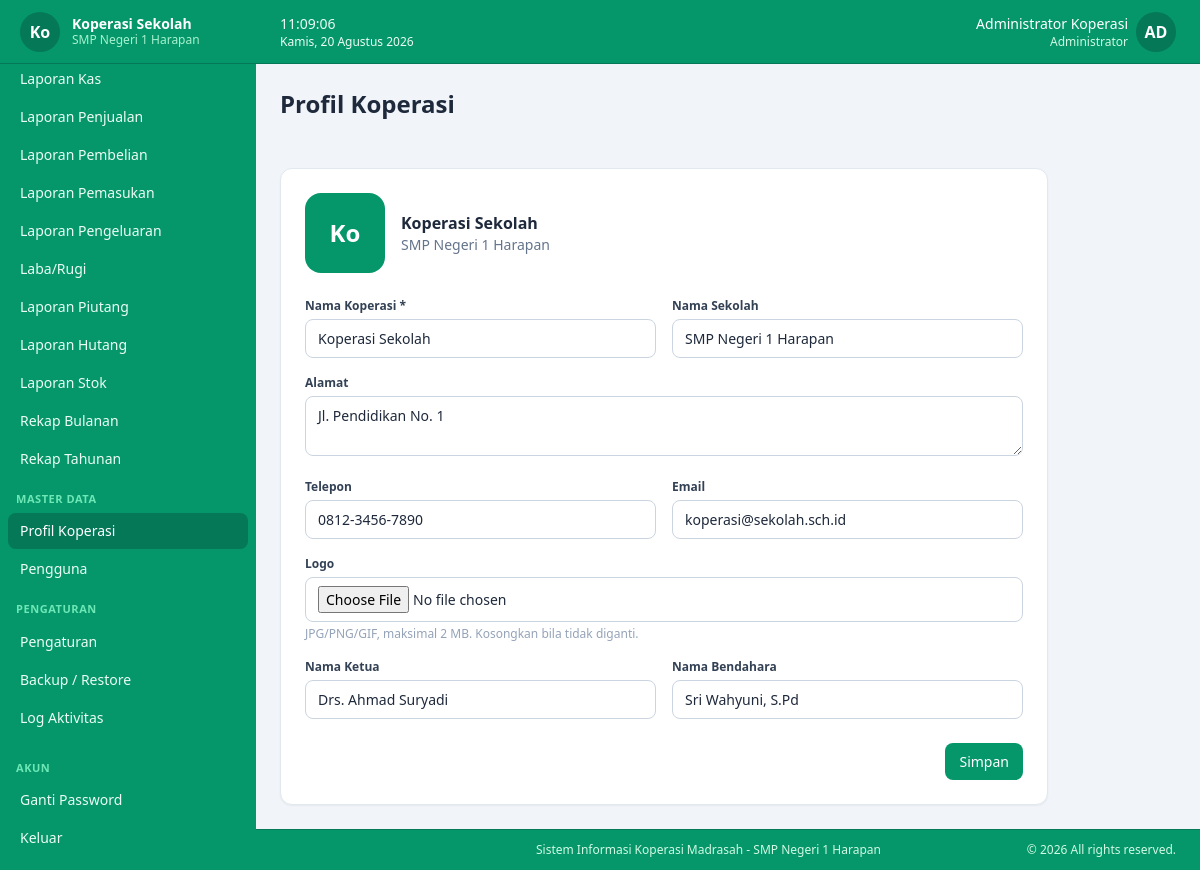
The app's page /profil (signed in) with its own data.
### tables this page shows
CREATE TABLE koperasi_profile (
  id             TINYINT UNSIGNED NOT NULL DEFAULT 1,
  nama_koperasi  VARCHAR(100)     NOT NULL DEFAULT '',
  nama_sekolah   VARCHAR(150)     NOT NULL DEFAULT '',
  alamat         TEXT             NULL,
  telepon        VARCHAR(30)      NULL,
  email          VARCHAR(100)     NULL,
  logo           VARCHAR(255)     NULL,
  nama_ketua     VARCHAR(100)     NULL,
  nama_bendahara VARCHAR(100)     NULL,
  created_at     TIMESTAMP        NOT NULL DEFAULT CURRENT_TIMESTAMP,
  updated_at     TIMESTAMP        NOT NULL DEFAULT CURRENT_TIMESTAMP ON UPDATE CURRENT_TIMESTAMP,
  PRIMARY KEY (id)
);

CREATE TABLE users (
  id                   BIGINT UNSIGNED NOT NULL AUTO_INCREMENT,
  role_id              TINYINT UNSIGNED NOT NULL,
  username             VARCHAR(50)      NOT NULL UNIQUE,
  name                 VARCHAR(100)     NOT NULL,
  password_hash        VARCHAR(255)     NOT NULL,
  must_change_password TINYINT(1)       NOT NULL DEFAULT 0,
  is_active            TINYINT(1)       NOT NULL DEFAULT 1,
  created_at           TIMESTAMP        NOT NULL DEFAULT CURRENT_TIMESTAMP,
  updated_at           TIMESTAMP        NOT NULL DEFAULT CURRENT_TIMESTAMP ON UPDATE CURRENT_TIMESTAMP,
  PRIMARY KEY (id),
  CONSTRAINT fk_users_role FOREIGN KEY (role_id) REFERENCES roles(id) ON UPDATE CASCADE
);

CREATE TABLE roles (
  id            TINYINT UNSIGNED NOT NULL AUTO_INCREMENT,
  name          VARCHAR(50)      NOT NULL UNIQUE,
  description   VARCHAR(255)     NULL,
  created_at    TIMESTAMP        NOT NULL DEFAULT CURRENT_TIMESTAMP,
  updated_at    TIMESTAMP        NOT NULL DEFAULT CURRENT_TIMESTAMP ON UPDATE CURRENT_TIMESTAMP,
  PRIMARY KEY (id)
);

### app/views/profil/index.php (the view, shortened to what the rows shown need)
<?php
$p = $profile;
?>
<div class="max-w-3xl">
    <div class="bg-white rounded-xl shadow-sm border border-slate-200 p-6">
        <div class="flex items-center gap-4 mb-6">
            <?php if (!empty($p['logo']) && file_exists(UPLOAD_DIR . '/' . $p['logo'])): ?>
                <img src="<?= asset('uploads/' . e($p['logo'])) ?>" class="h-20 w-20 rounded-2xl object-cover" alt="logo">
            <?php else: ?>
                <div class="h-20 w-20 rounded-2xl bg-emerald-600 text-white flex items-center justify-center text-2xl font-bold">
                    <?= e(mb_substr($p['nama_koperasi'] ?? 'KS', 0, 2)) ?>
                </div>
            <?php endif; ?>
            <div>
                <h2 class="font-semibold text-slate-800"><?= e($p['nama_koperasi'] ?? '-') ?></h2>
                <p class="text-sm text-slate-500"><?= e($p['nama_sekolah'] ?? '') ?></p>
            </div>
        </div>
        <form method="post" action="<?= url('profil') ?>" enctype="multipart/form-data" class="grid grid-cols-1 sm:grid-cols-2 gap-4">
            <div>
                <label class="label">Nama Koperasi *</label>
                <input type="text" name="nama_koperasi" class="input" value="<?= e($p['nama_koperasi']) ?>" required>
            </div>
            <div>
                <label class="label">Nama Sekolah</label>
                <input type="text" name="nama_sekolah" class="input" value="<?= e($p['nama_sekolah']) ?>">
            </div>
            <div class="sm:col-span-2">
                <label class="label">Alamat</label>
                <textarea name="alamat" class="input" rows="2"><?= e($p['alamat']) ?></textarea>
            </div>
            <div>
                <label class="label">Telepon</label>
                <input type="text" name="telepon" class="input" value="<?= e($p['telepon']) ?>">
            </div>
            <div>
                <label class="label">Email</label>
                <input type="email" name="email" class="input" value="<?= e($p['email']) ?>">
            </div>
            <div>
                <label class="label">Nama Ketua</label>
                <input type="text" name="nama_ketua" class="input" value="<?= e($p['nama_ketua']) ?>">
            </div>
            <div>
                <label class="label">Nama Bendahara</label>
                <input type="text" name="nama_bendahara" class="input" value="<?= e($p['nama_bendahara']) ?>">
            </div>
        </form>
    </div>
</div>

### app/views/layouts/app.php (shortened to what the rows shown need)
<?php
$user = current_user();
$profile = koperasi_profile();
?>
<!DOCTYPE html>
<html lang="id">
<head>
<script src="<?= asset('assets/js/tailwind.min.js') ?>"></script>
<link rel="stylesheet" href="<?= asset('assets/vendor/sweetalert2/sweetalert2.min.css') ?>">
<link rel="stylesheet" href="<?= asset('assets/css/app.css') ?>">
</head>
<body class="bg-slate-100 text-slate-800 flex flex-col min-h-screen">
<div id="sidebar" class="fixed inset-y-0 left-0 z-40 w-64 bg-emerald-600 text-emerald-50 transform -translate-x-full lg:translate-x-0 transition-transform duration-200 flex flex-col">
    <div class="flex items-center gap-3 px-5 h-16 border-b border-emerald-700 shrink-0 sticky top-0 bg-emerald-600 z-10">
        <?php if (!empty($profile['logo']) && file_exists(UPLOAD_DIR . '/' . $profile['logo'])): ?>
            <img src="<?= asset('uploads/' . e($profile['logo'])) ?>" class="h-10 w-10 shrink-0 object-contain drop-shadow-[0_0_4px_rgba(255,255,255,0.8)]" alt="logo">
        <?php else: ?>
            <div class="h-10 w-10 shrink-0 rounded-full bg-emerald-700 flex items-center justify-center font-bold text-white"><?= e(mb_substr($profile['nama_koperasi'] ?? 'KS', 0, 2)) ?></div>
        <?php endif; ?>
        <div class="min-w-0">
            <div class="font-semibold text-sm leading-tight text-white truncate"><?= e($profile['nama_koperasi'] ?? APP_NAME) ?></div>
            <div class="text-xs text-emerald-200 truncate"><?= e($profile['nama_sekolah'] ?? '') ?></div>
        </div>
    </div>
</div>
<div class="lg:pl-64 flex flex-col flex-1 min-h-0">
    <header class="sticky top-0 z-20 bg-emerald-600 border-b border-emerald-700 px-4 sm:px-6 h-16 flex items-center justify-between shrink-0">
        <div class="flex items-center gap-4">
            <div class="relative" id="userMenu">
                <button type="button" id="userMenuBtn" class="flex items-center gap-2 rounded-full hover:opacity-80 transition">
                    <div class="text-right hidden sm:block">
                        <div class="text-sm font-medium text-white"><?= e($user['name']) ?></div>
                        <div class="text-xs text-emerald-100"><?= e($user['role_name']) ?></div>
                    </div>
                    <div class="h-10 w-10 rounded-full bg-emerald-700 text-white flex items-center justify-center font-bold">
                        <?= e(strtoupper(mb_substr($user['name'], 0, 2))) ?>
                    </div>
                </button>
            </div>
        </div>
    </header>
    <div class="px-4 sm:px-6 py-4 sm:py-6">
        <h1 class="text-xl sm:text-2xl font-bold text-slate-800"><?= e($pageTitle ?? 'Dashboard') ?></h1>
    </div>
    <main class="flex-1 p-4 sm:p-6 pb-12">
        <?= $content ?>
    </main>
    <footer class="bg-emerald-600 border-t border-emerald-700 lg:pl-64">
        <div class="max-w-full mx-auto px-4 sm:px-6 py-3">
            <div class="flex flex-col sm:flex-row justify-between items-center gap-2 text-xs text-emerald-100">
                <span>Sistem Informasi Koperasi Madrasah - <?= e($profile['nama_sekolah'] ?? 'Nama Sekolah') ?></span>
                <span>&copy; <?= date('Y') ?> All rights reserved.</span>
            </div>
        </div>
    </footer>
</div>
</body>
</html>

### records on screen
koperasi_profile: nama_koperasi "Ko", nama_koperasi "Koperasi Sekolah", nama_sekolah "SMP Negeri 1 Harapan", alamat "Jl. Pendidikan No. 1", telepon "0812-3456-7890", email "koperasi@sekolah.sch.id", nama_ketua "Drs. Ahmad Suryadi", nama_bendahara "Sri Wahyuni, S.Pd"
users: name "Administrator Koperasi", role.name "Administrator", name "AD"

### other values on screen
$label "Laporan Kas"
$label "Laporan Penjualan"
$label "Laporan Pembelian"
$label "Laporan Pemasukan"
$label "Laporan Pengeluaran"
$label "Laba/Rugi"
$label "Laporan Piutang"
$label "Laporan Hutang"
$label "Laporan Stok"
$label "Rekap Bulanan"
$label "Rekap Tahunan"
$group "MASTER DATA"
$label "Profil Koperasi"
$label "Pengguna"
$group "PENGATURAN"
